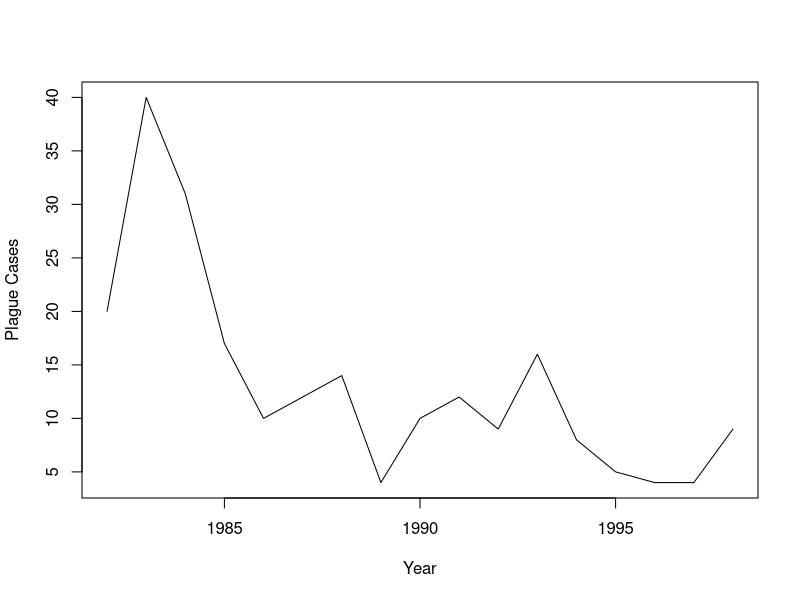

Source code (R): (Note: this script raises an error after producing the figure.)
plague <- c(20, 40, 31, 17, 10, 12, 14, 4, 10, 12, 9, 16, 8, 5, 4, 4, 9)
plot(1982:1998,plague,
     type="l",
     xlab="Year",
     ylab="Plague Cases")
f <- function(x,lambda) -sum(log(dpois(x,lambda)))
aaa <- optimize(f, c(1,20), x=plague)
aaa$min


ll <- rep(0,20)

for(i in 1:20) ll[i] <- -sum(log(dpois(x_poisson,i)))
plot(1:20, ll,type="l", log="y" ,xlab="year", ylab="negative log-likelihood")
abline(h=aaa$objective,lty=2)
abline(v=aaa$min, lty=2)
mtext(expression(hat(y)), side=1, at=aaa$min, padj=1, cex=1.1)

##########################################

set.seed(100)
x2 <- rpois(n = 2, lambda = 3 )
x50<- rpois(n=50, lambda =3)

input <- c(x2,x50)

ll <- rep(0,2)

for(i in input) ll[i] <- -sum(log(dpois(i,lambda)))
plot(1:8, ll, type = "l")
